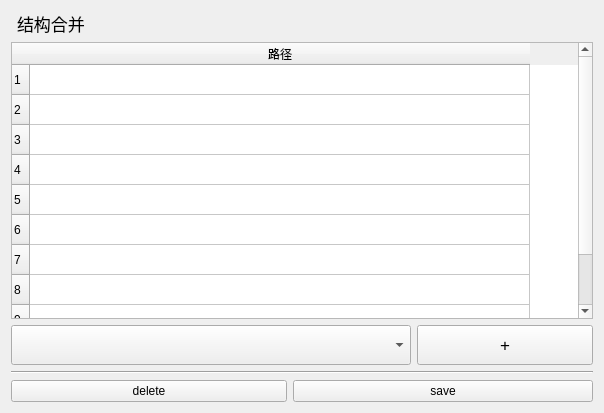
<?xml version="1.0" encoding="UTF-8"?>
<ui version="4.0">
 <class>Form</class>
 <widget class="QWidget" name="Form">
  <property name="geometry">
   <rect>
    <x>0</x>
    <y>0</y>
    <width>604</width>
    <height>413</height>
   </rect>
  </property>
  <property name="windowTitle">
   <string>Form</string>
  </property>
  <layout class="QVBoxLayout" name="verticalLayout_2">
   <item>
    <layout class="QVBoxLayout" name="verticalLayout">
     <item>
      <widget class="QLabel" name="label">
       <property name="font">
        <font>
         <pointsize>13</pointsize>
        </font>
       </property>
       <property name="text">
        <string>结构合并</string>
       </property>
       <property name="margin">
        <number>-1</number>
       </property>
       <property name="indent">
        <number>6</number>
       </property>
      </widget>
     </item>
     <item>
      <widget class="QTableWidget" name="structTable">
       <attribute name="horizontalHeaderDefaultSectionSize">
        <number>500</number>
       </attribute>
       <row>
        <property name="text">
         <string>1</string>
        </property>
       </row>
       <row>
        <property name="text">
         <string>2</string>
        </property>
       </row>
       <row>
        <property name="text">
         <string>3</string>
        </property>
       </row>
       <row>
        <property name="text">
         <string>4</string>
        </property>
       </row>
       <row>
        <property name="text">
         <string>5</string>
        </property>
       </row>
       <row>
        <property name="text">
         <string>6</string>
        </property>
       </row>
       <row>
        <property name="text">
         <string>7</string>
        </property>
       </row>
       <row>
        <property name="text">
         <string>8</string>
        </property>
       </row>
       <row>
        <property name="text">
         <string>9</string>
        </property>
       </row>
       <row>
        <property name="text">
         <string>10</string>
        </property>
       </row>
       <column>
        <property name="text">
         <string>路径</string>
        </property>
       </column>
      </widget>
     </item>
     <item>
      <layout class="QHBoxLayout" name="horizontalLayout">
       <item>
        <widget class="QComboBox" name="structList">
         <property name="minimumSize">
          <size>
           <width>400</width>
           <height>40</height>
          </size>
         </property>
        </widget>
       </item>
       <item>
        <widget class="QPushButton" name="addStruct">
         <property name="minimumSize">
          <size>
           <width>0</width>
           <height>40</height>
          </size>
         </property>
         <property name="font">
          <font>
           <pointsize>13</pointsize>
          </font>
         </property>
         <property name="text">
          <string>+</string>
         </property>
        </widget>
       </item>
      </layout>
     </item>
     <item>
      <widget class="Line" name="line">
       <property name="orientation">
        <enum>Qt::Horizontal</enum>
       </property>
      </widget>
     </item>
     <item>
      <layout class="QHBoxLayout" name="horizontalLayout_2">
       <item>
        <widget class="QPushButton" name="delButton">
         <property name="minimumSize">
          <size>
           <width>250</width>
           <height>0</height>
          </size>
         </property>
         <property name="text">
          <string>delete</string>
         </property>
        </widget>
       </item>
       <item>
        <widget class="QPushButton" name="saveButton">
         <property name="minimumSize">
          <size>
           <width>300</width>
           <height>0</height>
          </size>
         </property>
         <property name="text">
          <string>save</string>
         </property>
        </widget>
       </item>
      </layout>
     </item>
    </layout>
   </item>
  </layout>
 </widget>
 <resources/>
 <connections/>
</ui>
